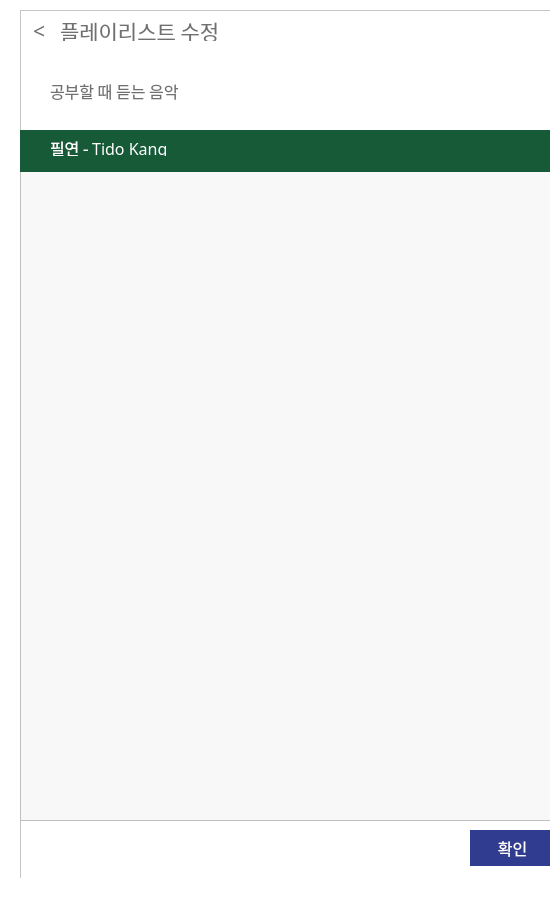
<?xml version="1.0" encoding="UTF-8"?>
<ui version="4.0">
 <class>MainWindow</class>
 <widget class="QMainWindow" name="MainWindow">
  <property name="geometry">
   <rect>
    <x>0</x>
    <y>0</y>
    <width>550</width>
    <height>900</height>
   </rect>
  </property>
  <property name="windowTitle">
   <string>MainWindow</string>
  </property>
  <property name="styleSheet">
   <string notr="true">background-color:white</string>
  </property>
  <widget class="QWidget" name="centralwidget">
   <widget class="QFrame" name="m_addframe">
    <property name="geometry">
     <rect>
      <x>20</x>
      <y>10</y>
      <width>550</width>
      <height>900</height>
     </rect>
    </property>
    <property name="styleSheet">
     <string notr="true">background-color: white</string>
    </property>
    <property name="frameShape">
     <enum>QFrame::StyledPanel</enum>
    </property>
    <property name="frameShadow">
     <enum>QFrame::Raised</enum>
    </property>
    <widget class="QLabel" name="m_formTitle">
     <property name="geometry">
      <rect>
       <x>40</x>
       <y>10</y>
       <width>171</width>
       <height>21</height>
      </rect>
     </property>
     <property name="font">
      <font>
       <family>NanumGothic</family>
       <pointsize>16</pointsize>
      </font>
     </property>
     <property name="styleSheet">
      <string notr="true">color:#707070</string>
     </property>
     <property name="text">
      <string>플레이리스트 수정</string>
     </property>
    </widget>
    <widget class="QPushButton" name="m_btback">
     <property name="geometry">
      <rect>
       <x>8</x>
       <y>10</y>
       <width>22</width>
       <height>22</height>
      </rect>
     </property>
     <property name="font">
      <font>
       <family>NanumGothic</family>
       <pointsize>16</pointsize>
      </font>
     </property>
     <property name="styleSheet">
      <string notr="true">border: none;
color: #707070;
</string>
     </property>
     <property name="text">
      <string>&lt;</string>
     </property>
    </widget>
    <widget class="QLabel" name="m_listTitle">
     <property name="geometry">
      <rect>
       <x>30</x>
       <y>70</y>
       <width>181</width>
       <height>21</height>
      </rect>
     </property>
     <property name="font">
      <font>
       <family>NanumGothic</family>
       <pointsize>12</pointsize>
      </font>
     </property>
     <property name="styleSheet">
      <string notr="true">color:#707070</string>
     </property>
     <property name="text">
      <string>공부할 때 듣는 음악</string>
     </property>
    </widget>
    <widget class="QFrame" name="m_list_2">
     <property name="geometry">
      <rect>
       <x>0</x>
       <y>120</y>
       <width>551</width>
       <height>691</height>
      </rect>
     </property>
     <property name="styleSheet">
      <string notr="true">background-color: #F8F8F8;</string>
     </property>
     <property name="frameShape">
      <enum>QFrame::StyledPanel</enum>
     </property>
     <property name="frameShadow">
      <enum>QFrame::Raised</enum>
     </property>
     <widget class="QLabel" name="m_itemSelector_2">
      <property name="geometry">
       <rect>
        <x>0</x>
        <y>0</y>
        <width>551</width>
        <height>42</height>
       </rect>
      </property>
      <property name="styleSheet">
       <string notr="true">background-color:#175A38;
border:none
</string>
      </property>
      <property name="text">
       <string/>
      </property>
     </widget>
     <widget class="QCheckBox" name="m_checkItem">
      <property name="geometry">
       <rect>
        <x>10</x>
        <y>10</y>
        <width>521</width>
        <height>16</height>
       </rect>
      </property>
      <property name="font">
       <font>
        <family>NanumGothic</family>
        <pointsize>12</pointsize>
       </font>
      </property>
      <property name="styleSheet">
       <string notr="true">background-color: transparent;
border: none;
color: white

</string>
      </property>
      <property name="text">
       <string>필연 - Tido Kang</string>
      </property>
     </widget>
    </widget>
    <widget class="QPushButton" name="m_doneButton">
     <property name="geometry">
      <rect>
       <x>450</x>
       <y>820</y>
       <width>85</width>
       <height>36</height>
      </rect>
     </property>
     <property name="font">
      <font>
       <family>NanumGothic</family>
       <pointsize>12</pointsize>
      </font>
     </property>
     <property name="styleSheet">
      <string notr="true">background-color: #2F3C8F;
color: white;
border: none</string>
     </property>
     <property name="text">
      <string>확인</string>
     </property>
    </widget>
   </widget>
  </widget>
  <widget class="QMenuBar" name="menubar">
   <property name="geometry">
    <rect>
     <x>0</x>
     <y>0</y>
     <width>550</width>
     <height>21</height>
    </rect>
   </property>
  </widget>
  <widget class="QStatusBar" name="statusbar"/>
 </widget>
 <resources/>
 <connections/>
</ui>
